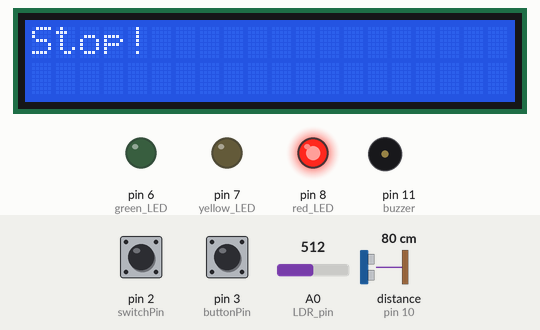
The sketch below on a simulated Arduino Mega 2560, built with avr-gcc and run on an emulated ATmega2560. Shown: 20×2 character LCD, output pins drawn as LEDs (lit = HIGH), buzzer (waves = sounding, pin HIGH). Wiring (inferred from the names in the program): ultrasonic range finder: trigger pin 9; echo pin 10. Dashed ring = blinking. The test bench sets the inputs (shaded band); at power-on: pin 3 (buttonPin) HIGH, A0 (LDR_pin) = 512, distance to the obstacle (sensor on pin 10) 80 cm, pin 2 (switchPin) HIGH. The echo pulse lasts 58.3 µs per cm; pins used as bus, display or sensor lines are not drawn; what the sketch prints to the serial monitor is not drawn.

Above: at 1.2 s.
1.3 s: pin 3 (buttonPin) pulled LOW for 1.8 s
At 2.13 s:
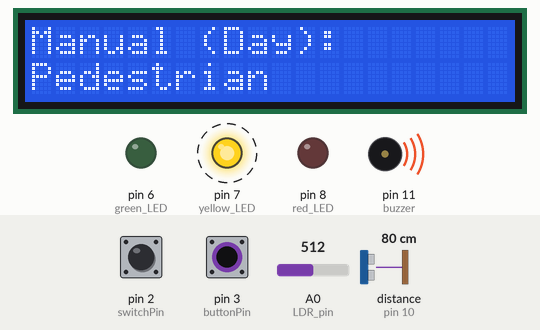
4.6 s: pin 3 (buttonPin) pulled LOW for 1.8 s
At 8.1 s:
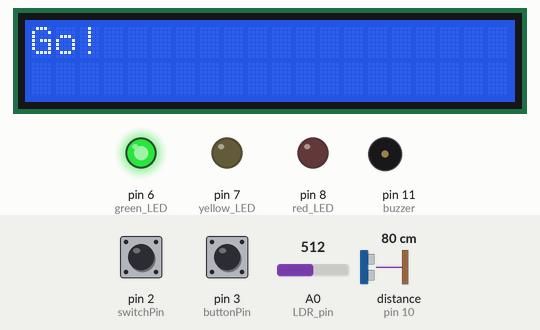
10.6 s: A0 (LDR_pin) set to 63
13.6 s: A0 (LDR_pin) set to 56
At 16.6 s:
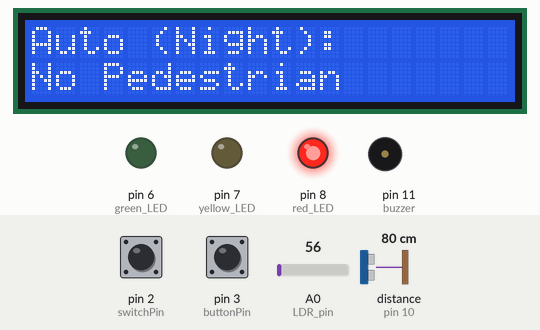
18.7 s: distance to the obstacle (sensor on pin 10) set to 2 cm
At 20.1 s:
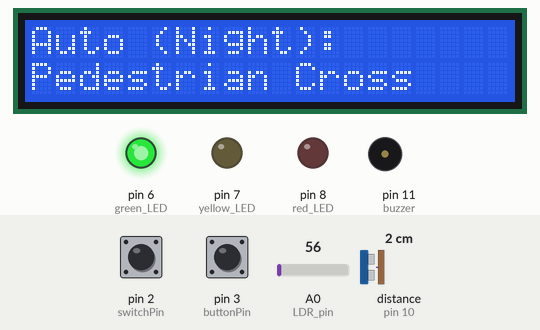
23.8 s: A0 (LDR_pin) set to 122
At 24.05 s:
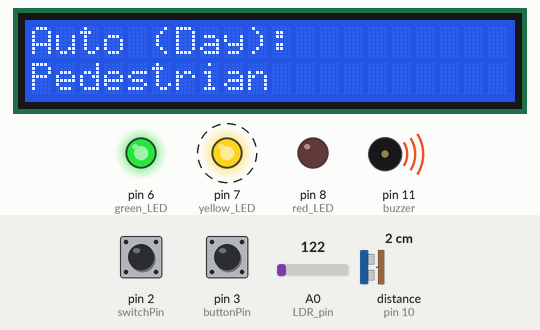
Timing chart, 0 to 26.9 s (numbered marks = the images above; inputs shaded):
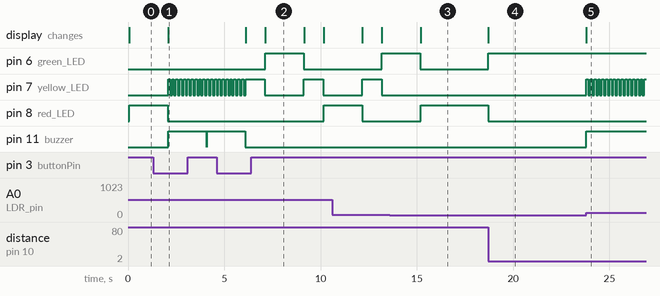

The sketch:

bcup.ino
```cpp
#include <LiquidCrystal.h>
LiquidCrystal lcd(12, 4, 32, 30, 28, 26);
int threshold = 60;
int green_LED = 6;
int yellow_LED = 7;
int red_LED = 8;
int triggerPin =9;
int echoPin = 10;
int buzzer = 11;
int buttonPin = 3;
int switchPin = 2;
float duration = 0;
float distance = 0;
int initial = 0;
int forward = 0;
int LDR_pin = A0;
volatile bool manualMode = false;
volatile int mode = 0; // 0: Night mode, 1: Pedestrian mode, 2: Regular mode
void buttonPressed();
bool nightMode();
bool pedestrianMode();
void pedestrianResponse();


void setup() {
  Serial.begin(9600);
  lcd.begin(20, 2);
  pinMode(echoPin, INPUT);
  pinMode(triggerPin, OUTPUT);
  pinMode(green_LED, OUTPUT);
  pinMode(yellow_LED, OUTPUT);
  pinMode(red_LED, OUTPUT);
  pinMode(buzzer, OUTPUT);
  pinMode(LDR_pin, INPUT);
  pinMode(buttonPin, INPUT_PULLUP);
  pinMode(switchPin, INPUT_PULLUP);

  // Set up interrupt for the button
  attachInterrupt(digitalPinToInterrupt(buttonPin), buttonPressed, FALLING);
}

void loop() {
    bool switchState = digitalRead(switchPin);

      if (switchState == HIGH) {
  bool ng = nightMode();
  bool ped = pedestrianMode();

  if (manualMode) {
    // In manual mode
    switch (mode) {
      case 0: // Night mode
        lcd.clear();
        lcd.setCursor(0, 0);
        lcd.print("Manual (Night):");

        if (ped) {
          lcd.setCursor(0, 1);
          lcd.print("Pedestrian Cross");
          digitalWrite(green_LED, HIGH);
          digitalWrite(red_LED, LOW);
        } else {
          lcd.setCursor(0, 1);
          lcd.print("No Pedestrian");
          digitalWrite(red_LED, HIGH);
          digitalWrite(green_LED, LOW);
        }
        break;
      case 1: // Pedestrian mode
        lcd.clear();
        lcd.setCursor(0, 0);
        lcd.print("Manual (Day):");
        lcd.setCursor(0, 1);
        lcd.print("Pedestrian");
        pedestrianResponse();
        break;
      case 2: // Regular mode
        lcd.clear();
        lcd.setCursor(0, 0);
        lcd.print("Manual (Day):");
        lcd.setCursor(0, 1);
        lcd.print("Regular Mode");
        if (initial == 0) {
          lcd.clear();
          digitalWrite(red_LED, HIGH);
          lcd.print("Stop!");
          delay(2000);
          digitalWrite(red_LED, LOW);
          initial = 1;
          forward = 1;
        } else if (initial == 1 && forward == 1) {
          lcd.clear();
          digitalWrite(yellow_LED, HIGH);
          lcd.print("Caution..");
          delay(1000);
          digitalWrite(yellow_LED, LOW);
          initial = 2;
        } else if (initial == 1 && forward == 0) {
          lcd.clear();
          digitalWrite(yellow_LED, HIGH);
          lcd.print("Caution..");
          delay(1000);
          digitalWrite(yellow_LED, LOW);
          initial = 0;
        } else if (initial == 2) {
          lcd.clear();
          digitalWrite(green_LED, HIGH);
          lcd.print("Go!");
          delay(2000);
          digitalWrite(green_LED, LOW);
          initial = 1;
          forward = 0;
        }
        break;
    }
  } else {
    // In automatic mode
    if (!ped && !ng) {
        lcd.clear();
        lcd.setCursor(0, 0);
        lcd.print("Auto (Day):");
        lcd.setCursor(0, 1);
        lcd.print("Regular Mode");
        if(initial==0){
     lcd.clear();
     digitalWrite(red_LED, HIGH);
     lcd.print("Stop!");
     delay(2000);
    digitalWrite(red_LED,LOW);
    initial=1;
    forward=1;
    }

    else if(initial==1 && forward==1){
          lcd.clear();
          digitalWrite(yellow_LED, HIGH);
          lcd.print("Caution..");
     delay(1000);
     digitalWrite(yellow_LED,LOW);
     initial=2;
    }
    else if(initial==1 && forward==0){
          lcd.clear();
          digitalWrite(yellow_LED, HIGH);
          lcd.print("Caution..");
     delay(1000);
     digitalWrite(yellow_LED,LOW);
    initial=0;
    }

    else if(initial==2){
          lcd.clear();
          digitalWrite(green_LED, HIGH);
          lcd.print("Go!");
    delay(2000);
    digitalWrite(green_LED,LOW);
    initial=1;
    forward=0;
    }
  }
  else if (ng && ped) {
      lcd.clear();
        lcd.setCursor(0, 0);
        lcd.print("Auto (Night):");
        lcd.setCursor(0, 1);
        lcd.print("Pedestrian Cross");
        digitalWrite(green_LED, HIGH);
        digitalWrite(red_LED, LOW);
    } else if (ng && !ped) {
      lcd.clear();
        lcd.setCursor(0, 0);
        lcd.print("Auto (Night):");
        lcd.setCursor(0, 1);
        lcd.print("No Pedestrian");
        digitalWrite(red_LED, HIGH);
        digitalWrite(green_LED, LOW);
    } else if (ped && !ng) {
      lcd.clear();
        lcd.setCursor(0, 0);
        lcd.print("Auto (Day):");
        lcd.setCursor(0, 1);
        lcd.print("Pedestrian");
        pedestrianResponse();
    }
  }
}
else{
  lcd.clear();
}
}

void buttonPressed() {
  manualMode = !manualMode; // Toggle manual mode
  Serial.println(mode);
  mode = (mode + 1) % 3;
  Serial.println(mode);
}

void pedestrianResponse() {
  for (int i = 0; i < 10; i++) {
    digitalWrite(buzzer, HIGH);
    digitalWrite(yellow_LED, HIGH);
    delay(100);
    digitalWrite(yellow_LED, LOW);
    delay(100);
  }
  digitalWrite(buzzer, LOW);
}

bool nightMode() {
  int LDR = analogRead(LDR_pin);
  return LDR < threshold;
}

bool pedestrianMode() {
  digitalWrite(triggerPin, HIGH);
  delayMicroseconds(10);
  digitalWrite(triggerPin, LOW);
  duration = pulseIn(echoPin, HIGH);
  distance = duration * 0.0343 / 2;
  return distance < 10;
}
```

Measured:
- the behaviour switches between 60 and 59 on A0 (LDR_pin) (found by bisection; images 2 and 3)
- after the input at 1.3 s, pin 6 (green_LED): stays LOW (without the input it goes to HIGH after 1.8 s); pin 11 (buzzer): LOW → HIGH after 0.79 s, → LOW 2.0 s later, → HIGH 0.01 s later; the display: changes after 0.79 s (image 1)
- after the input at 4.6 s, pin 6 (green_LED): LOW → HIGH after 2.5 s, → LOW 2.0 s later; pin 8 (red_LED): LOW → HIGH after 5.6 s; pin 11 (buzzer): goes on until 6.1 s, then stays LOW; the display: first changes after 1.5 s (image 2 shows a later state)
- after the input at 13.6 s, pin 7 (yellow_LED): stays LOW (without the input it goes to HIGH after 1.6 s); the display: changes after 1.6 s (image 3)
- after the input at 18.7 s, pin 6 (green_LED): LOW → HIGH at once; pin 8 (red_LED): HIGH → LOW at once; the display: changes at once (image 4)
- after the input at 23.8 s, pin 7 (yellow_LED): alternates HIGH for 0.10 s and LOW for 0.10 s, starting at once; pin 11 (buzzer): LOW → HIGH at once; the display: changes at once (image 5)
- what the display in image 2 shows lasts 2.0 s, from 7.1 s to 9.1 s
